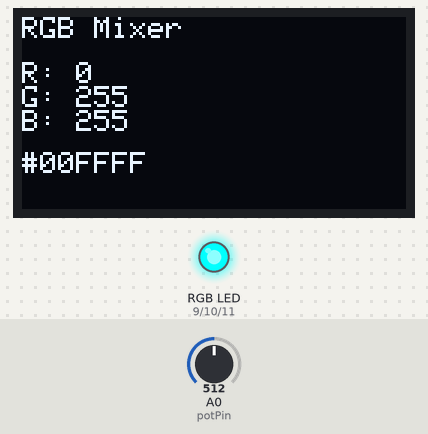
A sketch run on a simulated Arduino Uno, built with avr-gcc and run on an emulated ATmega328P. Shown: 128×64 one-colour display, an RGB LED mixed from three pins (HIGH = lit). The inputs (shaded band) are chosen by the test bench; at power-on: A0 (potPin) = 512.

Above: at 1.2 s.
1.3 s: A0 (potPin) set to 716
At 2.3 s:
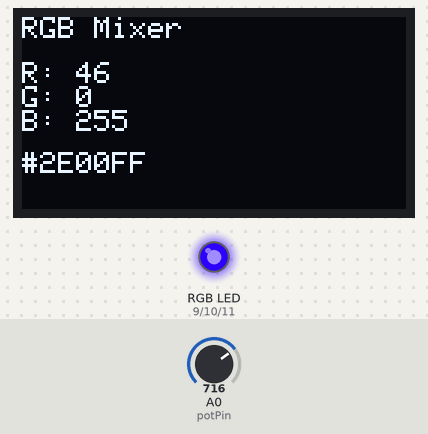
2.8 s: A0 (potPin) set to 900
At 3.3 s:
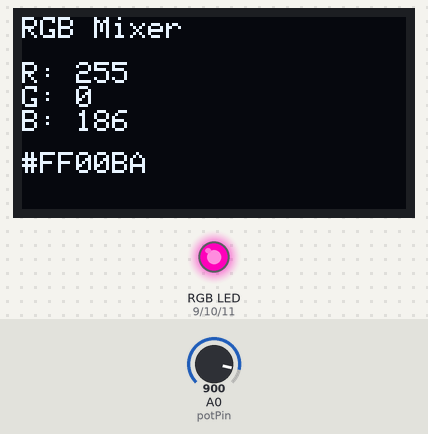
4.3 s: A0 (potPin) set to 1023
At 5.1 s:
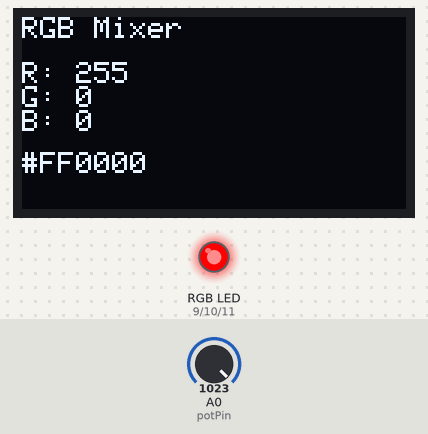
5.8 s: A0 (potPin) set to 511
At 7.0 s:
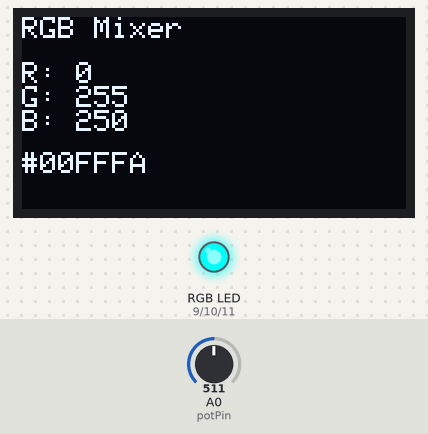
7.3 s: A0 (potPin) set to 306
At 8.4 s:
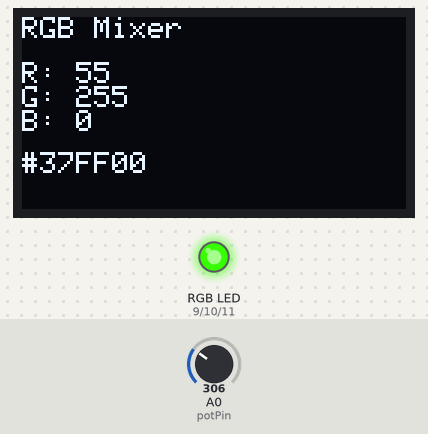
8.8 s: A0 (potPin) set to 290
At 10.0 s:
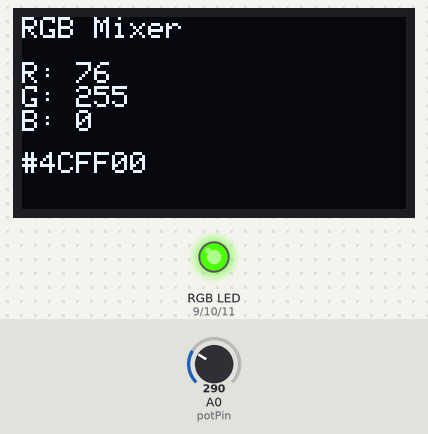
Timing chart, 0 to 11.3 s (numbered marks = the images above; inputs shaded):
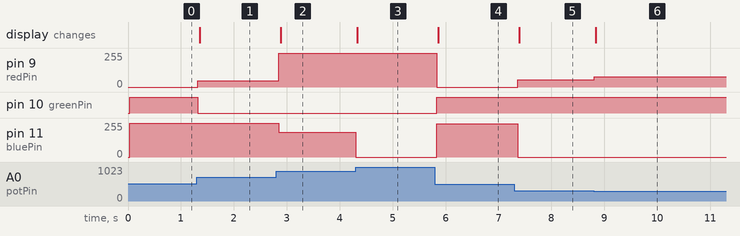

Measured:
- after the input at 1.3 s, pin 9 (redPin): 0/255 → 46/255 at once; pin 10 (greenPin): HIGH → LOW at once; the display: changes after 0.05 s (image 1)
- after the input at 2.8 s, pin 9 (redPin): 46/255 → 255/255 after 0.05 s; pin 11 (bluePin): 255/255 → 186/255 after 0.05 s; the display: changes after 0.08 s (image 2)
- after the input at 4.3 s, pin 11 (bluePin): 186/255 → 0/255 at once; the display: changes at once (image 3)
- after the input at 5.8 s, pin 9 (redPin): 255/255 → 0/255 at once; pin 10 (greenPin): LOW → HIGH at once; pin 11 (bluePin): 0/255 → 250/255 at once; the display: changes after 0.06 s (image 4)
- after the input at 7.3 s, pin 9 (redPin): 0/255 → 55/255 after 0.06 s; pin 11 (bluePin): 250/255 → 0/255 after 0.06 s; the display: changes after 0.09 s (image 5)
- after the input at 8.8 s, pin 9 (redPin): 55/255 → 76/255 at once; the display: changes at once (image 6)

The sketch:

code.ino
```cpp
#include <Wire.h>
#include <Adafruit_GFX.h>
#include <Adafruit_SSD1306.h>

#define SCREEN_WIDTH 128
#define SCREEN_HEIGHT 64

Adafruit_SSD1306 display(SCREEN_WIDTH, SCREEN_HEIGHT, &Wire, -1);

const int potPin = A0;

const int redPin = 9;
const int greenPin = 10;
const int bluePin = 11;

void setup() {
  pinMode(redPin, OUTPUT);
  pinMode(greenPin, OUTPUT);
  pinMode(bluePin, OUTPUT);

  if (!display.begin(SSD1306_SWITCHCAPVCC, 0x3C)) {
    while (true);
  }

  display.clearDisplay();
  display.setTextSize(1);
  display.setTextColor(WHITE);
}

void loop() {
  int val = analogRead(potPin);

  // Hue 0–360
  float hue = map(val, 0, 1023, 0, 360);

  int r, g, b;
  hsvToRgb(hue, 1.0, 1.0, r, g, b);

  analogWrite(redPin, r);
  analogWrite(greenPin, g);
  analogWrite(bluePin, b);

  // HEX berechnen
  char hex[8];
  sprintf(hex, "#%02X%02X%02X", r, g, b);

  // OLED anzeigen
  display.clearDisplay();
  display.setCursor(0, 0);

  display.print("RGB Mixer");
  display.setCursor(0, 15);
  display.print("R: "); display.println(r);
  display.print("G: "); display.println(g);
  display.print("B: "); display.println(b);

  display.setCursor(0, 45);
  display.print(hex);

  display.display();

  delay(50);
}

// HSV → RGB Umrechnung
void hsvToRgb(float h, float s, float v, int &r, int &g, int &b) {
  float c = v * s;
  float x = c * (1 - abs(fmod(h / 60.0, 2) - 1));
  float m = v - c;

  float rp, gp, bp;

  if (h < 60)      { rp = c; gp = x; bp = 0; }
  else if (h <120) { rp = x; gp = c; bp = 0; }
  else if (h <180) { rp = 0; gp = c; bp = x; }
  else if (h <240) { rp = 0; gp = x; bp = c; }
  else if (h <300) { rp = x; gp = 0; bp = c; }
  else             { rp = c; gp = 0; bp = x; }

  r = (rp + m) * 255;
  g = (gp + m) * 255;
  b = (bp + m) * 255;
}
```
